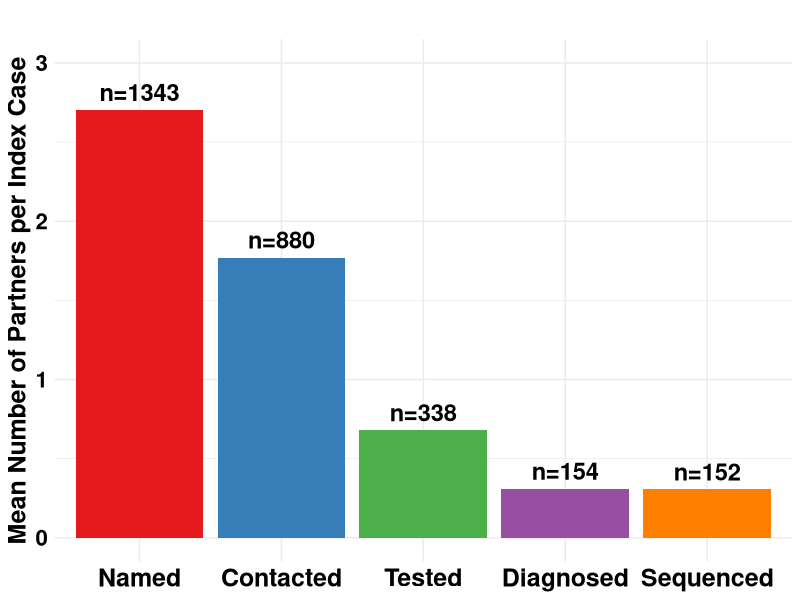

This chart was generated by the following R code:
rm(list=ls())

# Loading necessary libraries
library(tidyr)
library(ggplot2)
library(RColorBrewer)

# Structuring the data with the average values
overall_data <- data.frame(
  Category = c("Named_Mean", "Contacted_Mean", "Tested_Mean", "Diagnosed_Mean", "Sequenced_Mean"),
  Value = c(1343/497, 880/497, 338/497, 154/497, 152/497)
)

# Adjusting the factor levels and labels for the Category column
overall_data$Category <- factor(overall_data$Category, 
                                levels = c("Named_Mean", 
                                           "Contacted_Mean",
                                           "Tested_Mean",
                                           "Diagnosed_Mean",
                                           "Sequenced_Mean"),
                                labels = c("Named", 
                                           "Contacted",
                                           "Tested", 
                                           "Diagnosed", 
                                           "Sequenced"))

# Color settings
set1_colors <- brewer.pal(8, "Set1")
my_colors <- c("Named" = set1_colors[1], 
               "Contacted" = set1_colors[2],
               "Tested" = set1_colors[3],     
               "Diagnosed" = set1_colors[4],  
               "Sequenced" = set1_colors[5]) 


# Create the labels
labels_n = c("n=1343", "n=880", "n=338", "n=154", "n=152")

# Updated plot code
p_overall <- ggplot(overall_data, aes(x = Category, y = Value, fill = Category)) +
  geom_bar(stat = "identity", position = "dodge") +
  geom_text(aes(label=labels_n), vjust=-0.5, size=6, fontface="bold") +
  labs(title = "",
       y = "Mean Number of Partners per Index Case",
       x = "") +
  scale_fill_manual(values=my_colors) +  # Setting colors manually
  scale_y_continuous(limits = c(0, 3)) +
  theme_minimal() +
  theme(
    plot.title = element_text(size = 18, face = "bold"),
    axis.title.x = element_blank(),
    axis.title.y = element_text(size = 18, face = "bold", color = "black"),
    axis.text.y = element_text(size = 16, face = "bold", color = "black"),
    axis.text.x = element_text(size = 18, face = "bold", color = "black"),
    legend.position = "none"   # This will remove the legend
  )

print(p_overall)
